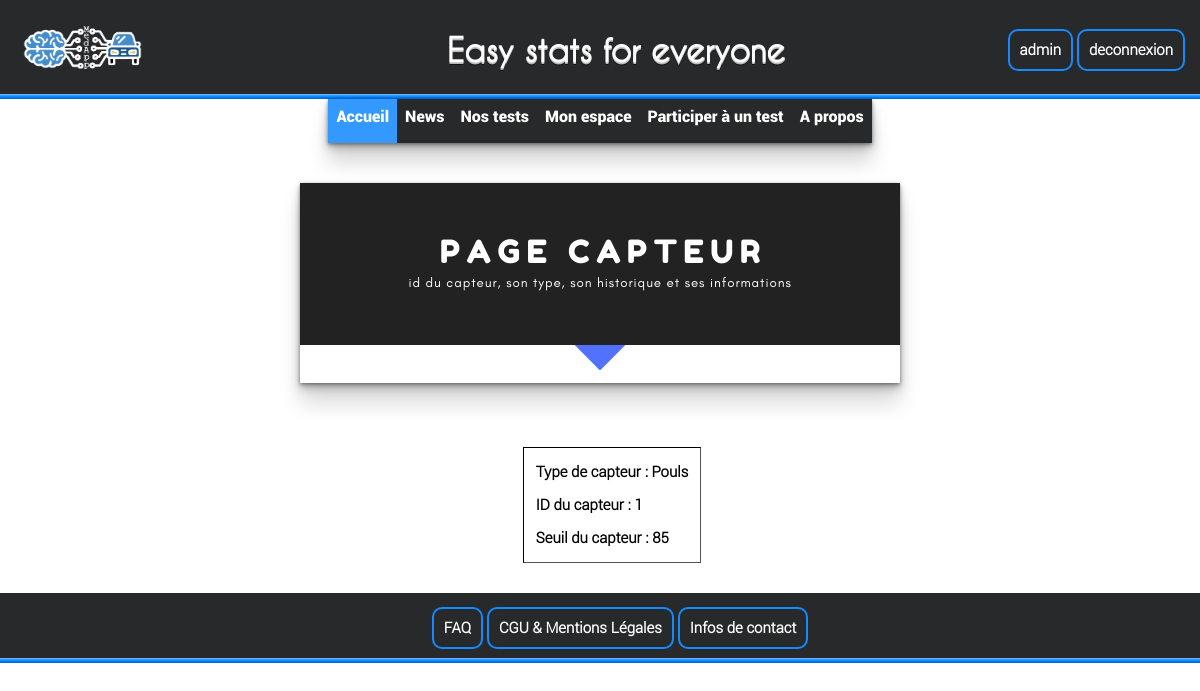
The page /page_capteur.php?modif_cap=1 (signed in) on the database its author committed.
### tables this page shows
CREATE TABLE IF NOT EXISTS `capteur` (
  `idCapteur` int(11) NOT NULL AUTO_INCREMENT,
  `Type` varchar(100) NOT NULL,
  `Valeur` double NOT NULL,
  `seuil` double NOT NULL,
  `Date` date DEFAULT NULL,
  `idBoitier` int(11) NOT NULL,
  PRIMARY KEY (`idCapteur`),
  KEY `idBoitier` (`idBoitier`)
);

### page_capteur.php (called while the page is built, shortened)
<?php
include_once("includes/AccesBase.php");
	if(isset($_GET['modif_cap']) AND !empty($_GET['modif_cap'])){
		$this_cap = $db->prepare('SELECT * FROM capteur WHERE idCapteur = ?');
		$this_cap -> execute(array($_GET['modif_cap']));
	}
include_once('Vues/page_capteur.vue.php');
?>

### Vues/page_capteur.vue.php (the view, shortened to what this page needs)
<!DOCTYPE HTML>
<html>
  <head>
	<link rel="stylesheet" type="text/css" href="design/page_capteur.css">
  </head>
  <body>
    <header><?php include_once('includes/header.php'); ?></header>
    <div id = "main">
      <div align="center">
          <img class="bannière" src="ressources/Page_capteur.png" alt="Alt text"/>
      </div>
      <div class="affichage_top">
            <?php $icap = $this_cap->fetch() ?>
        <div class="infos_cap">
          <p> Type de capteur : <?= $icap['Type'] ?> </p>
          <p> ID du capteur : <?= $icap['idCapteur'] ?> </p>
          <p> Seuil du capteur : <?= $icap['seuil'] ?> </p>
        </div>
      </div>
    </div>
    <footer><?php include_once('includes/footer.php'); ?></footer>
  </body>
</html>

### design/page_capteur.css (style rules this page uses)
body { margin:0; }
.bannière { box-shadow: 0 1px 3px rgba(0, 0, 0, .3), 0 3px 5px rgba(0, 0, 0, .2), 0 5px 10px rgba(0, 0, 0, .2), 0 20px 20px rgba(0, 0, 0, .15); margin-bottom: 5%; }
.affichage_top { display:flex; flex-direction:row; justify-content: center; }
.infos_cap { border: 1px black inset; margin-left: 2%; padding-left:1%; padding-right:1%; font: bold 15px Roboto-Light; }

### design/footer.css (style rules this page uses)
footer { display:flexbox; position: relative; min-height: 100px; bottom: 0; left: 0; right: 0; top: auto; }

### rows shown on the page
capteur: Type "Pouls", idCapteur "1", seuil "85"

### other values the page prints
$_SESSION['login'] "admin"
